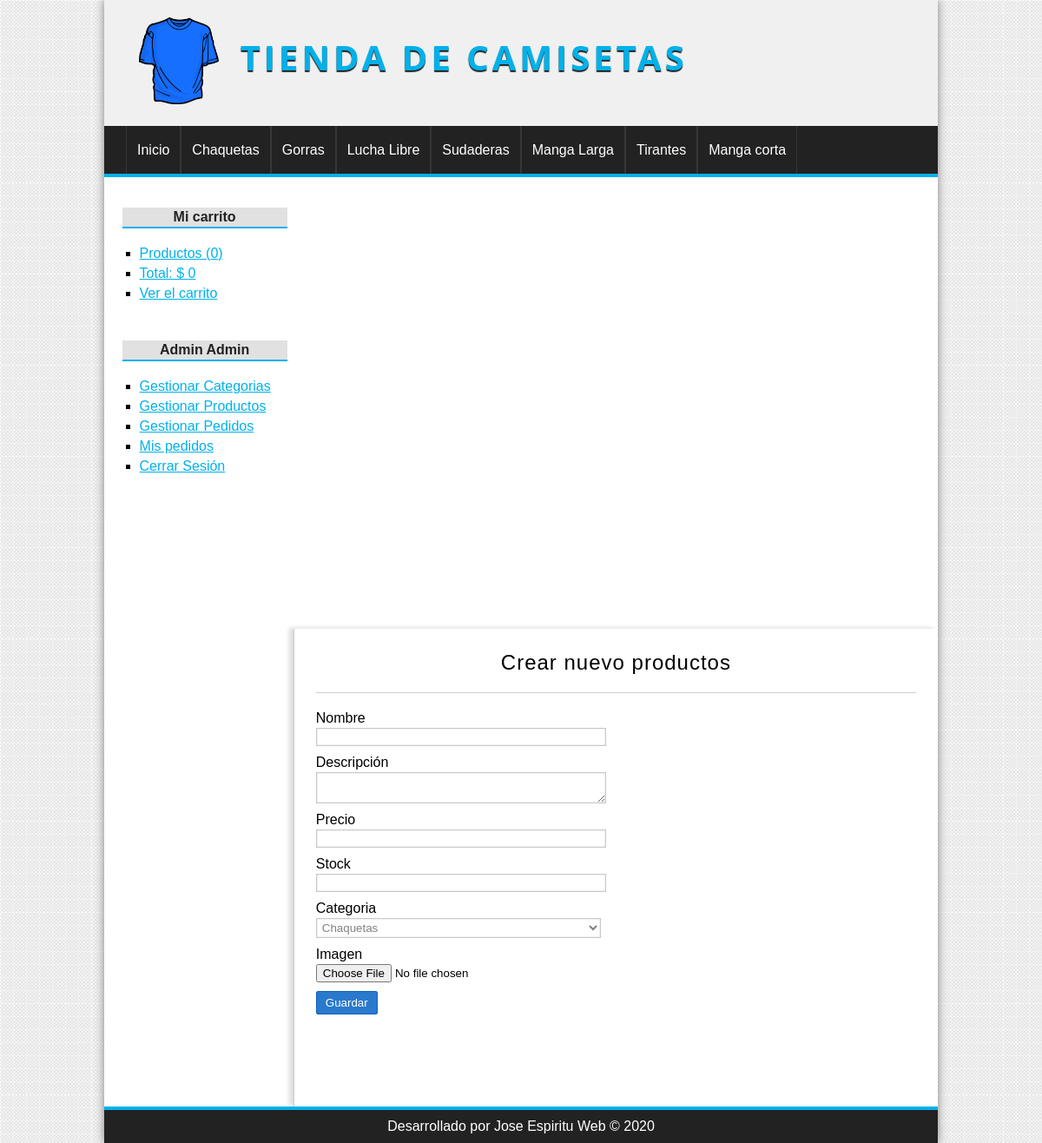
Page /producto/crear (signed in) on the committed database.
### tables this page shows
CREATE TABLE `categorias` (
  `id` int(255) NOT NULL,
  `nombre` varchar(100) NOT NULL
);

### config/db.php (called while the page is built)
<?php
class Database{
    public static function connect(){
        $db = new mysqli('localhost', 'root', '', 'tienda_php_poo');
        $db->query("SET NAMES 'utf-8'");
        return $db;
    }
}
?>

### helpers/utils.php (called while the page is built, shortened)
<?php
class Utils{
    public static function showCategorias(){
        require_once 'models/categoria.php';
        $categoria = new Categoria();
        $categorias = $categoria->getAll();
        return $categorias;
    }
}
?>

### models/categoria.php (called while the page is built, shortened)
<?php
class Categoria{
    private $db;
    public function __construct(){
        $this->db = Database::connect();
    }
    public function getAll(){
        $categorias = $this->db->query("SELECT * FROM categorias ORDER BY id DESC;");
        return $categorias;
    }
}
?>

### controllers/ProductoController.php (called while the page is built, shortened)
<?php
class productoController {
    public function crear(){
        require_once 'views/producto/crear.php';
    }
}
?>

### views/producto/crear.php (the view, shortened to what this page needs)
<?php if(isset($edit) && isset($pro) && is_object($pro)): ?>
    <h1>Editar producto <?=$pro->nombre?></h1>
    <?php $url_action = BASE_URL . "producto/save&id=".$pro->id; ?>
<?php else: ?>
    <h1>Crear nuevo productos</h1>
    <?php $url_action = BASE_URL . "producto/save"; ?>
<?php endif; ?>
<div class="form-container">
    <form action="<?= $url_action ?>" method="POST" enctype="multipart/form-data">
        <label for="nombre">Nombre</label>
        <input type="text" name="nombre" value="<?=isset($pro) && is_object($pro) ? $pro->nombre : ''?>"/>
        <label for="descripcion">Descripción</label>
        <textarea name="descripcion"><?=isset($pro) && is_object($pro) ? $pro->descripcion : ''?></textarea>
        <label for="precio">Precio</label>
        <input type="text" name="precio" value="<?=isset($pro) && is_object($pro) ? $pro->precio : ''?>"/>
        <label for="stock">Stock</label>
        <input type="number" name="stock" value="<?=isset($pro) && is_object($pro) ? $pro->stock : ''?>"/>
        <label for="categoria">Categoria</label>
        <?php $categorias = Utils::showCategorias(); ?>
        <select name="categoria">
            <?php while ($cat = $categorias->fetch_object()) : ?>
                <option value="<?= $cat->id ?>" <?=isset($pro) && is_object($pro) && $cat->id == $pro->categoria_id ? 'selected' : ''?>>
                    <?= $cat->nombre ?>
                </option>
            <?php endwhile; ?>
        </select>
        <label for="imagen">Imagen</label>
        <input type="file" name="imagen" />
        <input type="submit" value="Guardar"/>
    </form>
</div>

### views/layout/header.php (shortened to what this page needs)
<!DOCTYPE html>
<html lang="es">
<head>
    <link rel="stylesheet" href="<?=BASE_URL?>assets/css/styles.css" />
</head>
<body>
    <div id="container">
        <header id="header">
            <div id="logo">
                <img src="<?=BASE_URL?>assets/img/camiseta.png" alt="Camiseta Logo" />
                <a href="<?=BASE_URL?>">
                    Tienda de camisetas
                </a>
            </div>
        </header>
        <?php $categorias = Utils::showCategorias(); ?>
        <nav id="menu">
            <ul>
                <li>
                    <a href="<?=BASE_URL?>">Inicio</a>
                </li>
                <?php  while($cat = $categorias->fetch_object()): ?>
                    <li>
                        <a href="<?=BASE_URL?>categoria/ver&id=<?=$cat->id?>"><?=$cat->nombre?></a>
                    </li>
                <?php endwhile; ?>
            </ul>
        </nav>
        <div id="content">

### assets/css/styles.css (style rules this page uses)
* { padding: 0px; margin: 0px; font-family: Arial, Helvetica, sans-serif; }
body { background: url(../img/bg.png); }
a { color: #01b1ea; }
#container { width: 80%; margin: 0 auto; box-shadow: 0px 0px 10px gray; background: white; }
#header { height: 145px; background-color: #f0f0f0; }
#logo { padding: 20px; margin-left: 20px; float: left; }
#logo img { float: left; height: 100px; }
#logo a { float: left; font-size: 40px; letter-spacing: 4px; font-family: 'Open Sans', Helvetica, Arial; text-transform: uppercase; color: #01b1ea; font-weight: bold; text-decoration: none; margin-top: 18px; margin-left: 25px; text-shadow: 0px 2px 1px #222222; transition: all 300ms; }
#menu { clear: both; background: #222222; color: wheat; height: 55px; border-bottom: 4px solid #01b1ea; }
#menu ul { list-style: none; text-decoration: none; margin: 0px auto; margin-left: 25px; }
#menu ul li { line-height: 55px; float: left; border-right: 1px solid #363636; }
#menu a { display: block; color: white; text-decoration: none; padding-left: 12px; padding-right: 12px; transition: all 300ms; }
#menu a:first-child { border-left: 1px solid #363636; }
#content { margin: 0 auto; overflow: hidden; background: white; }
.form-container { width: 50%; }
label, input[type="text"], input[type="password"], input[type="email"], input[type="number"], select, textarea { display: block; width: 95%; margin-top: 2px; margin-bottom: 2px; }
input[type="text"], input[type="password"], input[type="email"], input[type="number"], select, textarea { border: 1px solid #c9c9c9; box-shadow: 0px 0px 2px #cccccc inset; background: white; padding: 2px; color: gray; transition: all 300ms; }
input[type="button"], input[type="submit"], button, .button { display: block; border-radius: 2px; width: auto; padding: 5px; padding-left: 10px; padding-right: 10px; color: white; background: #2979cd; border: 1px solid #1160be; cursor: pointer; }
label, input[type="button"], input[type="submit"], button { display: block; margin-top: 10px; }
#central h1 { font-size: 24px; font-weight: normal; letter-spacing: 1px; text-align: center; border-bottom: 1px solid #cccccc; margin-bottom: 20px; padding: 20px; padding-top: 0px; }

### rows in the picture
categorias: nombre "Chaquetas"
categorias: nombre "Gorras"
categorias: nombre "Lucha Libre"
categorias: nombre "Sudaderas"
categorias: nombre "Manga Larga"
categorias: nombre "Tirantes"
categorias: nombre "Manga corta"

### other values in the picture
$stats['count'] "0"
$stats['total'] "0"
$_SESSION['identity']->nombre "Admin"
$_SESSION['identity']->apellidos "Admin"
form field categoria "Chaquetas"
